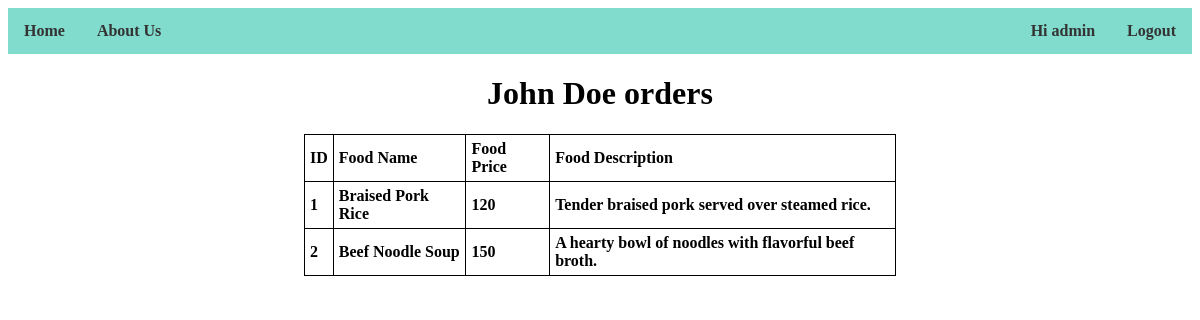
The page /adminOrderItems.php?order_id=1 (signed in) on the database its author committed.
### tables this page shows
CREATE TABLE IF NOT EXISTS `customer` (
    `cust_id` INT NOT NULL AUTO_INCREMENT PRIMARY KEY,
    `cust_name` VARCHAR(50) NOT NULL,
    `cust_telp_num` VARCHAR(10)
);

CREATE TABLE IF NOT EXISTS `order_items` (
    `menu_id` INT NOT NULL,
    `order_id` INT NOT NULL,
    FOREIGN KEY (`menu_id`) REFERENCES `menu`(`menu_id`) ON UPDATE CASCADE ON DELETE CASCADE,
    FOREIGN KEY (`order_id`) REFERENCES `order`(`order_id`) ON UPDATE CASCADE ON DELETE CASCADE
);

CREATE TABLE IF NOT EXISTS `menu` (
    `menu_id` INT NOT NULL AUTO_INCREMENT PRIMARY KEY,
    `food_name` VARCHAR(50) NOT NULL,
    `food_price` INT NOT NULL,
    `food_description` VARCHAR(255)
);

### session.php (called while the page is built, shortened)
<?php
   include('config.php');
   $user_check = $_SESSION['login_user'];
   $ses_sql = mysqli_query($conn,"SELECT login_id FROM login_cred WHERE user_name = '$user_check' ");
   $row = mysqli_fetch_array($ses_sql,MYSQLI_ASSOC);
   $login_session = $row['login_id'];
?>

### adminOrderItems.php (the view, shortened to what this page needs)
<?php
    include('session.php');
    include("config.php");
    $order_id = $_GET['order_id'];
?>
<?php include('adminNavbar.php'); ?>
<html>
<head>
</head>
<body>
<h1 align="center"><?php $sql = "SELECT cust_name FROM customer NATURAL JOIN cust_order WHERE order_id = '$order_id'";
                    $result = $conn->query($sql);
                    if ($result->num_rows > 0) {
                        $row = mysqli_fetch_array($result, MYSQLI_ASSOC);
                        $user_name = $row["cust_name"];
                        echo $user_name;
                    }?> orders</h1>
<table style="width:50%" align="center">
    <tr>
        <th>ID</th>
        <th>Food Name</th>
        <th>Food Price</th>
        <th>Food Description</th>
    </tr>
    <?php
        $sql = "SELECT oi.menu_id, m.food_name, m.food_price, m.food_description
                FROM order_items oi
                INNER JOIN menu m ON oi.menu_id = m.menu_id
                WHERE oi.order_id = '$order_id'";
        $result = $conn->query($sql);
        if ($result->num_rows > 0) {
            while ($row = mysqli_fetch_array($result, MYSQLI_ASSOC)) {
                echo "<tr>";
                echo "<td>".$row["menu_id"]."</td>";
                echo "<td>".$row["food_name"]."</td>";
                echo "<td>".$row["food_price"]."</td>";
                echo "<td>".$row["food_description"]."</td>";
                echo "</tr>";
            }
        } else {
            echo "<tr><td colspan='4'>0 results</td></tr>";
        }
    ?>
</table>
</body>
</html>

### adminNavbar.php (shortened to what this page needs)
<nav>
    <ul>
        <li class="has"><a class="active" href="adminMainPage.php">Home</a></li>
        <li class="has"><a href="aboutUs.php">About Us</a></li>
        <?php
        if(!isset($_SESSION['login_user'])){
            echo '<li><a class="active" href="login.php">Login';
        } else {
            $sql = "SELECT user_name FROM login_cred WHERE login_id = '$login_session'";
            $result = $conn->query($sql);
            if ($result->num_rows > 0) {
                $row = mysqli_fetch_array($result, MYSQLI_ASSOC);
                $user_name = $row["user_name"];
                if($user_name == NULL){
                    echo '<li><a class="active" href="login.php">Login';
                } else {
                    echo '<li class="acclogout"><a class="active" href="logout.php">Logout';
                    echo '</a></li>';
                    echo '<li class="acclogout"><a href="userpage.php">Hi ';
                    echo $user_name;
                }
            }
        }
        ?></a></li>
    </ul>
</nav>

### adminNavbar.php (style rules this page uses)
nav ul { list-style-type: none; margin: 0; padding: 0; background-color: #81DCCD; overflow: hidden; }
nav li.has { float: left; }
nav li a { display: block; color: #333; text-align: center; padding: 14px 16px; text-decoration: none; font-family:'Lucida Sans'; font-weight: bold; }
nav li.acclogout { float : right; }

### adminOrderItems.php (style rules this page uses)
table, th, td { border: 1px solid black; border-collapse: collapse; font-family:'Lucida Sans' ; font-weight: bold; }
th, td { padding: 5px; text-align: left; font-family:'Lucida Sans' ; font-weight: bold; }

### rows shown on the page
customer: cust_name "John Doe"
order_items: menu_id "1", menu_id.food_name "Braised Pork Rice", menu_id.food_price "120", menu_id.food_description "Tender braised pork served over steamed rice."
order_items: menu_id "2", menu_id.food_name "Beef Noodle Soup", menu_id.food_price "150", menu_id.food_description "A hearty bowl of noodles with flavorful beef broth."

### other values the page prints
$user_name "admin"
